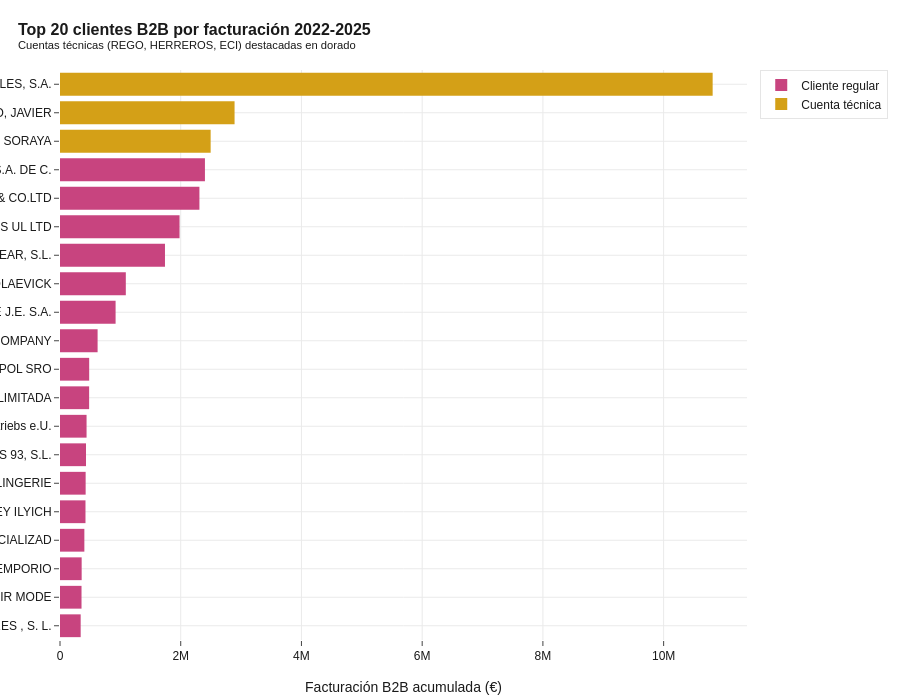

Write notebook code for a chart like this one.
### Code cell
# 4.3 Top 20 clientes B2B (con cuentas técnicas, marcadas aparte)
top20_b2b = df.sort_values("facturacion_b2b", ascending=False).head(20).copy()
top20_b2b["es_tecnica_label"] = top20_b2b["es_cuenta_tecnica"].map({True: "Cuenta técnica", False: "Cliente regular"})
top20_b2b["display_name"] = top20_b2b["nombre_cliente"].str[:35]

fig = px.bar(
    top20_b2b.sort_values("facturacion_b2b"),
    x="facturacion_b2b", y="display_name",
    orientation="h",
    color="es_tecnica_label",
    color_discrete_map={"Cuenta técnica": COLOR_DESTACAR, "Cliente regular": COLOR_NACIONAL},
    hover_data={"display_name": False, "tipo_mercado": True, "pais": True,
                 "num_pedidos_b2b": ":,", "facturacion_b2b": ":,.2f"},
)
fig.update_traces(
    hovertemplate="<b>%{y}</b><br>Mercado: %{customdata[0]}<br>País: %{customdata[1]}<br>Pedidos: %{customdata[2]:,}<br>Facturación: %{x:,.2f} €<extra></extra>"
)
fig.update_layout(
    title=dict(text="<b>Top 20 clientes B2B por facturación 2022-2025</b><br><sup>Cuentas técnicas (REGO, HERREROS, ECI) destacadas en dorado</sup>"),
    xaxis_title="Facturación B2B acumulada (€)",
    yaxis_title="",
    legend=dict(title=""),
    height=700,
)
guardar_y_mostrar(fig, "07_top20_clientes_b2b", h=700)

### Figure 1 — Plotly figure (JSON) as saved in the notebook; plotly's stock layout.template omitted (floating-point values rounded to 4 significant figures)
{"data": [{"customdata": [["NACIONAL", "España", 894], ["INTERNACIONAL", "Francia", 1684], ["INTERNACIONAL", "Grecia", 516], ["INTERNACIONAL", "Ecuador", 44], ["INTERNACIONAL", "Rusia", 57], ["INTERNACIONAL", "Portugal", 680], ["NACIONAL", "España", 541], ["INTERNACIONAL", "Austria", 321], ["INTERNACIONAL", "Chile", 37], ["INTERNACIONAL", "República Checa", 877], ["INTERNACIONAL", "Kuwait", 48], ["INTERNACIONAL", "Bélgica", 17], ["INTERNACIONAL", "Rusia", 169], ["NACIONAL", "España", 172], ["INTERNACIONAL", "Reino Unido", 61], ["INTERNACIONAL", "Israel", 49], ["INTERNACIONAL", "México", 120]], "hovertemplate": "<b>%{y}</b><br>Mercado: %{customdata[0]}<br>País: %{customdata[1]}<br>Pedidos: %{customdata[2]:,}<br>Facturación: %{x:,.2f} €<extra></extra>", "legendgroup": "Cliente regular", "marker": {"color": "#C8447F", "pattern": {"shape": ""}}, "name": "Cliente regular", "orientation": "h", "showlegend": true, "textposition": "auto", "type": "bar", "x": [342600.0, 356400.0, 358800.0, 403500.0, 422300.0, 424800.0, 431100.0, 440000.0, 482600.0, 483600.0, 622900.0, 921000.0, 1090000.0, 1739000.0, 1980000.0, 2310000.0, 2401000.0], "xaxis": "x", "y": ["SUEÑOS DELISTORES , S. L.", "SAS RESERVOIR MODE", "MEGA EMPORIO", "SALOMON IMPORTADORA Y COMERCIALIZAD", "IP ZAVALIN ALEXEY ILYICH", "RAKNEL-COM. DE MALHAS E LINGERIE", "ALMACEN NOS 93, S.L.", "EVE Dessous Vertriebs e.U.", "COMERCIAL GEMAJO LIMITADA", "DONET SPOL SRO", "ANWAR EXHIBITION COMPANY", "N.V. SCHAUVLIEGE J.E. S.A.", "IP LUKIYANENKOV IGOR NIKOLAEVICK", "BELLISIMA BEACHWEAR, S.L.", "SUTTON CHEMICALS & TEXTILES UL LTD", "GOLF & CO.LTD", "DISTRIBUIDORA LIVERPOOL, S.A. DE C."], "yaxis": "y"}, {"customdata": [["NACIONAL", "España", 92460], ["NACIONAL", "España", 50730], ["NACIONAL", "España", 13148]], "hovertemplate": "<b>%{y}</b><br>Mercado: %{customdata[0]}<br>País: %{customdata[1]}<br>Pedidos: %{customdata[2]:,}<br>Facturación: %{x:,.2f} €<extra></extra>", "legendgroup": "Cuenta técnica", "marker": {"color": "#D4A017", "pattern": {"shape": ""}}, "name": "Cuenta técnica", "orientation": "h", "showlegend": true, "textposition": "auto", "type": "bar", "x": [2496000.0, 2892000.0, 10810000.0], "xaxis": "x", "y": ["HERREROS CASTRO, SORAYA", "REGO, JAVIER", "EL CORTE INGLES, S.A."], "yaxis": "y"}], "layout": {"barmode": "relative", "height": 700, "legend": {"title": {"text": ""}, "tracegroupgap": 0}, "title": {"text": "<b>Top 20 clientes B2B por facturación 2022-2025</b><br><sup>Cuentas técnicas (REGO, HERREROS, ECI) destacadas en dorado</sup>"}, "xaxis": {"anchor": "y", "domain": [0, 1], "title": {"text": "Facturación B2B acumulada (€)"}}, "yaxis": {"anchor": "x", "domain": [0, 1], "title": {"text": ""}}}}
